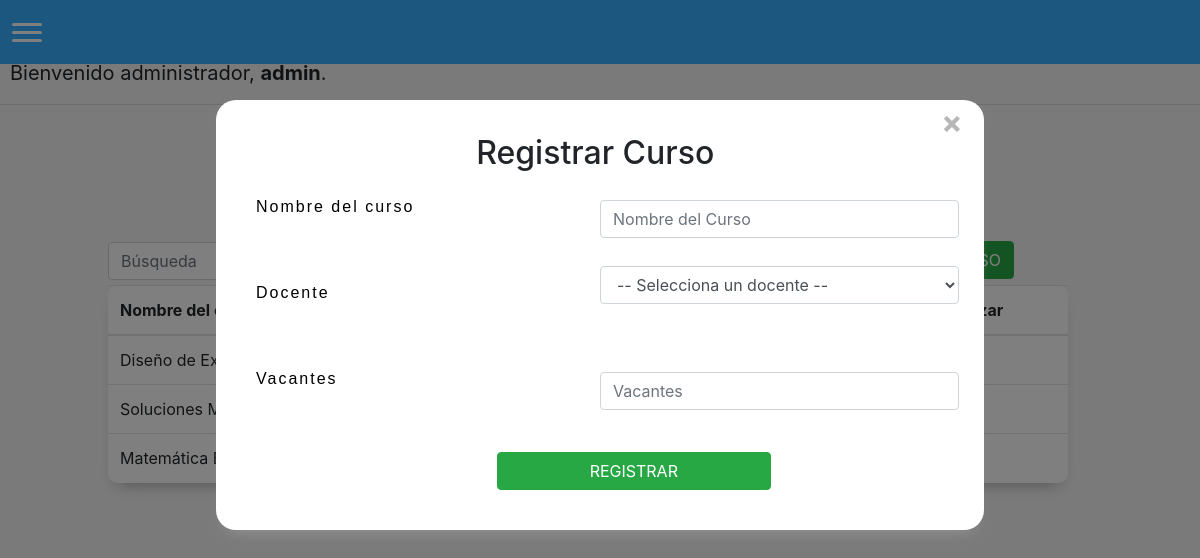
The app's page /crearcurso (signed in), older data.
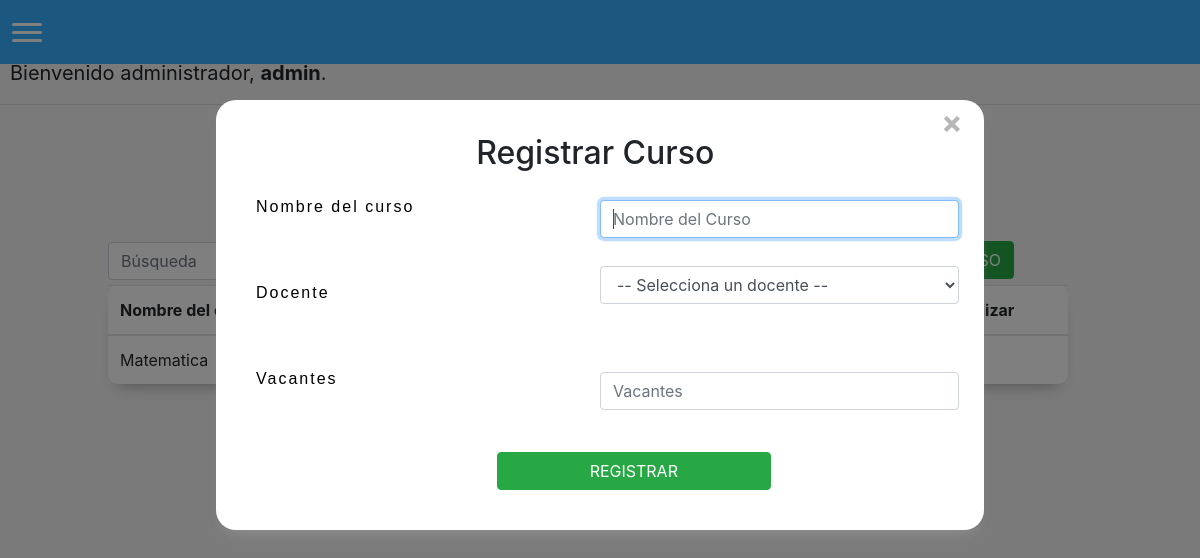
The same page, newer data.
### matricula/models.py (models this page shows)
class Curso(models.Model):
    nombreCurso = models.CharField(max_length=255)
    profesor = models.ForeignKey(Profesor, on_delete=models.CASCADE, related_name="profesor")
    activo = models.BooleanField()
    vacantes = models.IntegerField(default=0)

### matricula/views.py (the view, shortened to what this page needs)
# urls.py: path('crearcurso', views.crearCurso, name='crearcurso'),
@login_required(login_url='/login')
def crearCurso(request):
    return render(request, "matricula/crearcurso.html", {
        'profesores': Profesor.objects.all(),
        'cursos': Curso.objects.all()
        })

### matricula/templates/matricula/crearcurso.html (shortened to what this page needs)
{% extends "matricula/layout.html" %}
{% block body %}
<div id="Form">
    <h2 id="formTitle">Registrar Curso</h2>
    <form action="{% url 'crearcurso' %}" method="post">
        <div id="registerForm">
            <div class="form-group row">
                <p class="col-sm-6">Nombre del curso</p>
                <input autofocus class="form-control col-sm-6" type="text" name="nombreCurso" placeholder="Nombre del Curso" maxlength="50" required>
            </div>
            <div class="form-group row">
                <p class="col-sm-6">Docente</p>
                <select class="form-control col-sm-6" name="profesor" placeholder="Docente" required>
                    <option disabled selected value> -- Selecciona un docente -- </option>
                </select>
            </div>
            <div class="form-group row">
                <p class="col-sm-6">Vacantes</p>
                <input autofocus class="form-control col-sm-6" type="number" name="vacantes" placeholder="Vacantes" max="10" min="0" required>
            </div>
        </div>
        <input id="btnShowConfirmation" class="btn btn-success" value="REGISTRAR" onclick="showConfirmation()" style="margin-left: 35%; margin-top: 14px;">
    </form>
</div>
<div style="margin-left: 35%; margin-bottom: 30px;">
    <h1 style="font-size: 40px;">Cursos registrados</h1>
</div>
<button id="options" class="btn btn-success" onclick="changeWindow()">NUEVO CURSO</button>
<div>
    <table id="tabla" class="table">
    <thead>
            <tr>
                <th scope="col">
                    Nombre del curso
                </th>
                <th scope="col">
                </th>
                <th scope="col">
                </th>
                <th scope="col">
                </th>
                <th scope="col">
                </th>
            </tr>
        </thead>
        <tbody>
            {% for curso in cursos %}
            <tr>
                <td scope="row">
                    {{curso.nombreCurso}}
                </td>
                <td scope="row">
                </td>
                <td scope="row">
                </td>
                <td scope="row">
                </td>
                <td scope="row">
                </td>
            </tr>
            {% endfor %}
        </tbody>
    </table>
</div>
{% endblock %}

Row changes from the older to the newer data that the page shows:
removed Curso: nombreCurso "Soluciones…"
removed Curso: nombreCurso "Matemática Básica"
changed Curso: nombreCurso "Diseño de…" → "Matematica"
